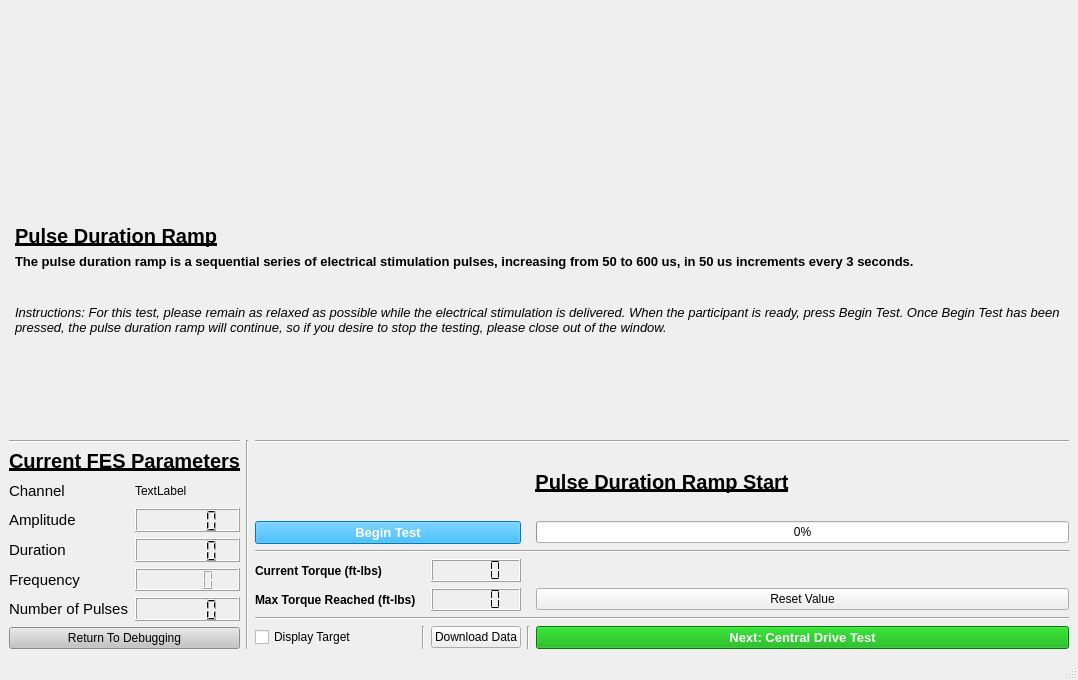
<?xml version="1.0" encoding="UTF-8"?>
<ui version="4.0">
 <class>MainWindow</class>
 <widget class="QMainWindow" name="MainWindow">
  <property name="geometry">
   <rect>
    <x>0</x>
    <y>0</y>
    <width>1078</width>
    <height>680</height>
   </rect>
  </property>
  <property name="windowTitle">
   <string>Central Drive Estimation</string>
  </property>
  <widget class="QWidget" name="centralwidget">
   <layout class="QGridLayout" name="gridLayout_3">
    <item row="3" column="2">
     <layout class="QGridLayout" name="gridLayout_2">
      <item row="5" column="2">
       <widget class="QLCDNumber" name="maxTorque_lcd">
        <property name="sizePolicy">
         <sizepolicy hsizetype="Minimum" vsizetype="Maximum">
          <horstretch>0</horstretch>
          <verstretch>0</verstretch>
         </sizepolicy>
        </property>
        <property name="segmentStyle">
         <enum>QLCDNumber::Flat</enum>
        </property>
       </widget>
      </item>
      <item row="5" column="0">
       <widget class="QLabel" name="label_7">
        <property name="font">
         <font>
          <weight>75</weight>
          <bold>true</bold>
         </font>
        </property>
        <property name="text">
         <string>Max Torque Reached (ft-lbs)</string>
        </property>
       </widget>
      </item>
      <item row="7" column="2">
       <widget class="QPushButton" name="download_pb">
        <property name="text">
         <string>Download Data</string>
        </property>
       </widget>
      </item>
      <item row="5" column="4">
       <widget class="QPushButton" name="maxTorqueReset_pb">
        <property name="sizePolicy">
         <sizepolicy hsizetype="Minimum" vsizetype="Fixed">
          <horstretch>0</horstretch>
          <verstretch>0</verstretch>
         </sizepolicy>
        </property>
        <property name="text">
         <string>Reset Value</string>
        </property>
       </widget>
      </item>
      <item row="7" column="0">
       <widget class="QCheckBox" name="target_cb">
        <property name="text">
         <string>Display Target</string>
        </property>
       </widget>
      </item>
      <item row="6" column="0" colspan="5">
       <widget class="Line" name="line_5">
        <property name="orientation">
         <enum>Qt::Horizontal</enum>
        </property>
       </widget>
      </item>
      <item row="4" column="0">
       <widget class="QLabel" name="label_8">
        <property name="font">
         <font>
          <weight>75</weight>
          <bold>true</bold>
         </font>
        </property>
        <property name="text">
         <string>Current Torque (ft-lbs)</string>
        </property>
       </widget>
      </item>
      <item row="2" column="4">
       <widget class="QProgressBar" name="pdramp_progbar">
        <property name="sizePolicy">
         <sizepolicy hsizetype="MinimumExpanding" vsizetype="Fixed">
          <horstretch>0</horstretch>
          <verstretch>0</verstretch>
         </sizepolicy>
        </property>
        <property name="value">
         <number>0</number>
        </property>
       </widget>
      </item>
      <item row="7" column="4">
       <widget class="QPushButton" name="nextCDTest_pb">
        <property name="sizePolicy">
         <sizepolicy hsizetype="Minimum" vsizetype="Fixed">
          <horstretch>0</horstretch>
          <verstretch>0</verstretch>
         </sizepolicy>
        </property>
        <property name="font">
         <font>
          <pointsize>10</pointsize>
          <weight>75</weight>
          <bold>true</bold>
         </font>
        </property>
        <property name="styleSheet">
         <string notr="true">color: rgb(255, 255, 255);
background-color: rgb(0, 170, 0);</string>
        </property>
        <property name="text">
         <string>Next: Central Drive Test</string>
        </property>
       </widget>
      </item>
      <item row="4" column="2">
       <widget class="QLCDNumber" name="currentTorque_lcd">
        <property name="sizePolicy">
         <sizepolicy hsizetype="Minimum" vsizetype="Maximum">
          <horstretch>0</horstretch>
          <verstretch>0</verstretch>
         </sizepolicy>
        </property>
        <property name="segmentStyle">
         <enum>QLCDNumber::Flat</enum>
        </property>
       </widget>
      </item>
      <item row="7" column="3">
       <widget class="Line" name="line_6">
        <property name="orientation">
         <enum>Qt::Vertical</enum>
        </property>
       </widget>
      </item>
      <item row="2" column="0" colspan="3">
       <widget class="QPushButton" name="beginTest_pb">
        <property name="font">
         <font>
          <pointsize>10</pointsize>
          <weight>75</weight>
          <bold>true</bold>
         </font>
        </property>
        <property name="styleSheet">
         <string notr="true">color: rgb(255, 255, 255);
background-color: rgb(0, 170, 255);</string>
        </property>
        <property name="text">
         <string>Begin Test</string>
        </property>
       </widget>
      </item>
      <item row="3" column="0" colspan="5">
       <widget class="Line" name="line">
        <property name="orientation">
         <enum>Qt::Horizontal</enum>
        </property>
       </widget>
      </item>
      <item row="0" column="0" colspan="5">
       <widget class="Line" name="line_4">
        <property name="orientation">
         <enum>Qt::Horizontal</enum>
        </property>
       </widget>
      </item>
      <item row="7" column="1">
       <widget class="Line" name="line_7">
        <property name="orientation">
         <enum>Qt::Vertical</enum>
        </property>
       </widget>
      </item>
      <item row="1" column="0" colspan="5">
       <widget class="QLabel" name="label_10">
        <property name="font">
         <font>
          <pointsize>15</pointsize>
          <weight>75</weight>
          <bold>true</bold>
          <underline>true</underline>
         </font>
        </property>
        <property name="text">
         <string>Pulse Duration Ramp Start</string>
        </property>
        <property name="alignment">
         <set>Qt::AlignCenter</set>
        </property>
       </widget>
      </item>
     </layout>
    </item>
    <item row="3" column="0">
     <layout class="QGridLayout" name="gridLayout">
      <item row="5" column="1">
       <widget class="QLCDNumber" name="committedF_lbl"/>
      </item>
      <item row="2" column="1">
       <widget class="QLabel" name="channel_lbl">
        <property name="text">
         <string>TextLabel</string>
        </property>
       </widget>
      </item>
      <item row="2" column="0">
       <widget class="QLabel" name="label_6">
        <property name="font">
         <font>
          <pointsize>11</pointsize>
         </font>
        </property>
        <property name="text">
         <string>Channel</string>
        </property>
       </widget>
      </item>
      <item row="6" column="0">
       <widget class="QLabel" name="label_5">
        <property name="font">
         <font>
          <pointsize>11</pointsize>
         </font>
        </property>
        <property name="text">
         <string>Number of Pulses</string>
        </property>
       </widget>
      </item>
      <item row="3" column="1">
       <widget class="QLCDNumber" name="committedAmp_lbl"/>
      </item>
      <item row="4" column="0">
       <widget class="QLabel" name="label_2">
        <property name="font">
         <font>
          <pointsize>11</pointsize>
          <italic>false</italic>
         </font>
        </property>
        <property name="text">
         <string>Duration</string>
        </property>
       </widget>
      </item>
      <item row="7" column="0" colspan="2">
       <widget class="QPushButton" name="returnToMain_pb">
        <property name="autoFillBackground">
         <bool>false</bool>
        </property>
        <property name="styleSheet">
         <string notr="true">background-color: rgb(195, 195, 195);</string>
        </property>
        <property name="text">
         <string>Return To Debugging</string>
        </property>
       </widget>
      </item>
      <item row="3" column="0">
       <widget class="QLabel" name="label">
        <property name="font">
         <font>
          <pointsize>11</pointsize>
         </font>
        </property>
        <property name="text">
         <string>Amplitude</string>
        </property>
       </widget>
      </item>
      <item row="1" column="0" colspan="2">
       <widget class="QLabel" name="label_3">
        <property name="font">
         <font>
          <pointsize>15</pointsize>
          <weight>75</weight>
          <bold>true</bold>
          <underline>true</underline>
         </font>
        </property>
        <property name="text">
         <string>Current FES Parameters</string>
        </property>
        <property name="scaledContents">
         <bool>false</bool>
        </property>
        <property name="alignment">
         <set>Qt::AlignCenter</set>
        </property>
       </widget>
      </item>
      <item row="5" column="0">
       <widget class="QLabel" name="label_4">
        <property name="font">
         <font>
          <pointsize>11</pointsize>
         </font>
        </property>
        <property name="text">
         <string>Frequency</string>
        </property>
       </widget>
      </item>
      <item row="6" column="1">
       <widget class="QLCDNumber" name="committedNp_lbl"/>
      </item>
      <item row="4" column="1">
       <widget class="QLCDNumber" name="committedDur_lbl"/>
      </item>
      <item row="0" column="0" colspan="2">
       <widget class="Line" name="line_3">
        <property name="orientation">
         <enum>Qt::Horizontal</enum>
        </property>
       </widget>
      </item>
     </layout>
    </item>
    <item row="0" column="0" colspan="3">
     <layout class="QVBoxLayout" name="verticalLayout">
      <item>
       <widget class="QWidget" name="TorquePlot" native="true">
        <layout class="QHBoxLayout" name="horizontalLayout"/>
       </widget>
      </item>
     </layout>
    </item>
    <item row="1" column="0" colspan="3">
     <layout class="QFormLayout" name="formLayout">
      <item row="0" column="1">
       <widget class="QLabel" name="label_12">
        <property name="sizePolicy">
         <sizepolicy hsizetype="Preferred" vsizetype="Maximum">
          <horstretch>0</horstretch>
          <verstretch>0</verstretch>
         </sizepolicy>
        </property>
        <property name="font">
         <font>
          <pointsize>15</pointsize>
          <weight>75</weight>
          <bold>true</bold>
          <underline>true</underline>
         </font>
        </property>
        <property name="text">
         <string>Pulse Duration Ramp</string>
        </property>
       </widget>
      </item>
      <item row="1" column="1">
       <widget class="QLabel" name="label_9">
        <property name="sizePolicy">
         <sizepolicy hsizetype="Preferred" vsizetype="Maximum">
          <horstretch>0</horstretch>
          <verstretch>0</verstretch>
         </sizepolicy>
        </property>
        <property name="font">
         <font>
          <pointsize>10</pointsize>
          <weight>75</weight>
          <bold>true</bold>
         </font>
        </property>
        <property name="text">
         <string>The pulse duration ramp is a sequential series of electrical stimulation pulses, increasing from 50 to 600 us, in 50 us increments every 3 seconds.</string>
        </property>
       </widget>
      </item>
      <item row="2" column="1">
       <widget class="QLabel" name="label_11">
        <property name="sizePolicy">
         <sizepolicy hsizetype="Preferred" vsizetype="Maximum">
          <horstretch>0</horstretch>
          <verstretch>0</verstretch>
         </sizepolicy>
        </property>
        <property name="font">
         <font>
          <pointsize>10</pointsize>
          <italic>true</italic>
         </font>
        </property>
        <property name="styleSheet">
         <string notr="true"/>
        </property>
        <property name="text">
         <string>Instructions: For this test, please remain as relaxed as possible while the electrical stimulation is delivered. When the participant is ready, press Begin Test. Once Begin Test has been pressed, the pulse duration ramp will continue, so if you desire to stop the testing, please close out of the window.</string>
        </property>
        <property name="wordWrap">
         <bool>true</bool>
        </property>
       </widget>
      </item>
     </layout>
    </item>
    <item row="3" column="1">
     <widget class="Line" name="line_2">
      <property name="orientation">
       <enum>Qt::Vertical</enum>
      </property>
     </widget>
    </item>
   </layout>
  </widget>
  <widget class="QMenuBar" name="menubar">
   <property name="geometry">
    <rect>
     <x>0</x>
     <y>0</y>
     <width>1078</width>
     <height>26</height>
    </rect>
   </property>
  </widget>
  <widget class="QStatusBar" name="statusbar"/>
 </widget>
 <resources/>
 <connections/>
</ui>
